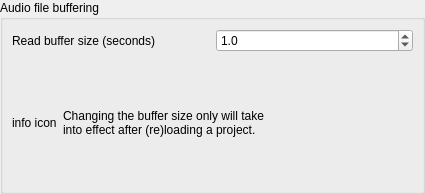
<ui version="4.0" >
 <class>MemoryConfigPage</class>
 <widget class="QWidget" name="MemoryConfigPage" >
  <property name="geometry" >
   <rect>
    <x>0</x>
    <y>0</y>
    <width>425</width>
    <height>194</height>
   </rect>
  </property>
  <property name="sizePolicy" >
   <sizepolicy>
    <hsizetype>5</hsizetype>
    <vsizetype>5</vsizetype>
    <horstretch>0</horstretch>
    <verstretch>1</verstretch>
   </sizepolicy>
  </property>
  <property name="windowTitle" >
   <string>Form</string>
  </property>
  <layout class="QVBoxLayout" >
   <property name="margin" >
    <number>0</number>
   </property>
   <property name="spacing" >
    <number>12</number>
   </property>
   <item>
    <widget class="QGroupBox" name="groupBox" >
     <property name="title" >
      <string>Audio file buffering</string>
     </property>
     <layout class="QVBoxLayout" >
      <property name="margin" >
       <number>9</number>
      </property>
      <property name="spacing" >
       <number>12</number>
      </property>
      <item>
       <layout class="QHBoxLayout" >
        <property name="margin" >
         <number>0</number>
        </property>
        <property name="spacing" >
         <number>6</number>
        </property>
        <item>
         <widget class="QLabel" name="label" >
          <property name="toolTip" >
           <string>&lt;html>&lt;head>&lt;meta name="qrichtext" content="1" />&lt;style type="text/css">
p, li { white-space: pre-wrap; }
&lt;/style>&lt;/head>&lt;body style=" font-family:'Sans Serif'; font-size:9pt; font-weight:400; font-style:normal; text-decoration:none;">
&lt;p style=" margin-top:0px; margin-bottom:0px; margin-left:0px; margin-right:0px; -qt-block-indent:0; text-indent:0px;">&lt;span style=" font-weight:600;">Read / Write buffer size:&lt;/span>&lt;/p>
&lt;p style=" margin-top:0px; margin-bottom:0px; margin-left:0px; margin-right:0px; -qt-block-indent:0; text-indent:0px;">The amount of audio data that can be stored &lt;/p>
&lt;p style=" margin-top:0px; margin-bottom:0px; margin-left:0px; margin-right:0px; -qt-block-indent:0; text-indent:0px;">in the read / write buffers in seconds.&lt;/p>
&lt;p style="-qt-paragraph-type:empty; margin-top:0px; margin-bottom:0px; margin-left:0px; margin-right:0px; -qt-block-indent:0; text-indent:0px;">&lt;/p>
&lt;p style=" margin-top:0px; margin-bottom:0px; margin-left:0px; margin-right:0px; -qt-block-indent:0; text-indent:0px;">The default value of 1 second should do just fine.&lt;/p>
&lt;p style=" margin-top:0px; margin-bottom:0px; margin-left:0px; margin-right:0px; -qt-block-indent:0; text-indent:0px;">However, if you're tight on memory, you can make this value lower.&lt;/p>
&lt;p style=" margin-top:0px; margin-bottom:0px; margin-left:0px; margin-right:0px; -qt-block-indent:0; text-indent:0px;">If you experience buffer underruns when the hard disk bandwidth is &lt;/p>
&lt;p style=" margin-top:0px; margin-bottom:0px; margin-left:0px; margin-right:0px; -qt-block-indent:0; text-indent:0px;">(almost) saturated, or when buffer underruns happen regularly due &lt;/p>
&lt;p style=" margin-top:0px; margin-bottom:0px; margin-left:0px; margin-right:0px; -qt-block-indent:0; text-indent:0px;">the hard disk can't keep up for some reason, you can try a larger value, &lt;/p>
&lt;p style=" margin-top:0px; margin-bottom:0px; margin-left:0px; margin-right:0px; -qt-block-indent:0; text-indent:0px;">like 1.5 or 2.0 seconds.&lt;/p>
&lt;p style="-qt-paragraph-type:empty; margin-top:0px; margin-bottom:0px; margin-left:0px; margin-right:0px; -qt-block-indent:0; text-indent:0px;">&lt;/p>
&lt;p style=" margin-top:0px; margin-bottom:0px; margin-left:0px; margin-right:0px; -qt-block-indent:0; text-indent:0px;">Keep in mind that when using a larger buffer, &lt;/p>
&lt;p style=" margin-top:0px; margin-bottom:0px; margin-left:0px; margin-right:0px; -qt-block-indent:0; text-indent:0px;">it will take considerably more time to move (i.e. seeking) &lt;/p>
&lt;p style=" margin-top:0px; margin-bottom:0px; margin-left:0px; margin-right:0px; -qt-block-indent:0; text-indent:0px;">the playhead to another positions, since all the buffers &lt;/p>
&lt;p style=" margin-top:0px; margin-bottom:0px; margin-left:0px; margin-right:0px; -qt-block-indent:0; text-indent:0px;">(one for each audioclip * channel count) need to be refilled!&lt;/p>&lt;/body>&lt;/html></string>
          </property>
          <property name="text" >
           <string>Read buffer size (seconds)</string>
          </property>
         </widget>
        </item>
        <item>
         <widget class="QDoubleSpinBox" name="bufferTimeSpinBox" >
          <property name="sizePolicy" >
           <sizepolicy>
            <hsizetype>1</hsizetype>
            <vsizetype>0</vsizetype>
            <horstretch>0</horstretch>
            <verstretch>1</verstretch>
           </sizepolicy>
          </property>
          <property name="decimals" >
           <number>1</number>
          </property>
          <property name="maximum" >
           <double>3.000000000000000</double>
          </property>
          <property name="minimum" >
           <double>0.400000000000000</double>
          </property>
          <property name="singleStep" >
           <double>0.100000000000000</double>
          </property>
          <property name="value" >
           <double>1.000000000000000</double>
          </property>
         </widget>
        </item>
       </layout>
      </item>
      <item>
       <layout class="QHBoxLayout" >
        <property name="margin" >
         <number>0</number>
        </property>
        <property name="spacing" >
         <number>6</number>
        </property>
        <item>
         <widget class="QLabel" name="reloadWarningLabel" >
          <property name="minimumSize" >
           <size>
            <width>40</width>
            <height>0</height>
           </size>
          </property>
          <property name="text" >
           <string>info icon</string>
          </property>
         </widget>
        </item>
        <item>
         <widget class="QLabel" name="label_2" >
          <property name="sizePolicy" >
           <sizepolicy>
            <hsizetype>5</hsizetype>
            <vsizetype>5</vsizetype>
            <horstretch>1</horstretch>
            <verstretch>0</verstretch>
           </sizepolicy>
          </property>
          <property name="text" >
           <string>Changing the buffer size only will take 
into effect after (re)loading a project.</string>
          </property>
         </widget>
        </item>
       </layout>
      </item>
     </layout>
    </widget>
   </item>
  </layout>
 </widget>
 <resources/>
 <connections/>
</ui>
